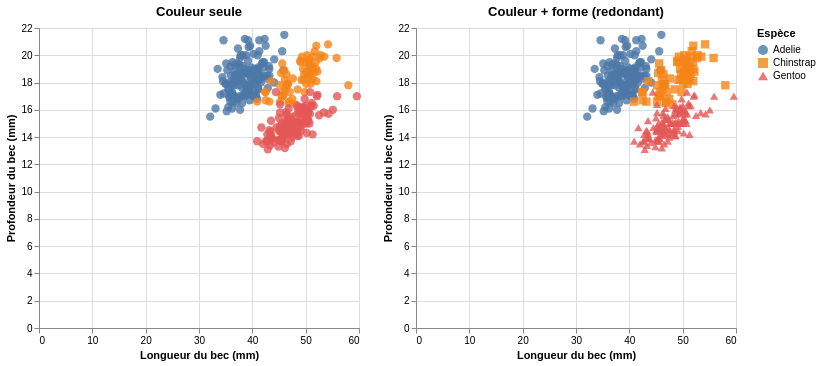

The code cell stored with this chart in its notebook:
### Markdown cell above
# 2. Accessibilité

## 2.1 Redondance d'encodage

Une règle fondamentale de l’accessibilité est qu’il ne faut jamais coder une information critique uniquement par la couleur. 

Dans le graphe que nous créons ci-dessous, sur le panneau gauche, l'espèce des pingouins n'est encodée que par la couleur, ce qui devient illisible en niveaux de gris ou pour un-e daltonien-ne. À droite, la **forme** du marqueur redouble l'information : le graphique reste lisible même si la couleur disparaît.

### Code cell
color_only = alt.Chart(penguins).mark_circle(size=70, opacity=0.8).encode(
    x=alt.X("bill_length_mm:Q", title="Longueur du bec (mm)"),
    y=alt.Y("bill_depth_mm:Q", title="Profondeur du bec (mm)"),
    color=alt.Color("species:N", title="Espèce"),
).properties(width=320, height=300, title="Couleur seule")

color_and_shape = alt.Chart(penguins).mark_point(size=70, opacity=0.8, filled=True).encode(
    x=alt.X("bill_length_mm:Q", title="Longueur du bec (mm)"),
    y=alt.Y("bill_depth_mm:Q", title="Profondeur du bec (mm)"),
    color=alt.Color("species:N", title="Espèce"),
    shape=alt.Shape("species:N", title="Espèce"),
).properties(width=320, height=300, title="Couleur + forme (redondant)")

color_only | color_and_shape

### Figure 1 — Vega-Lite specification as saved in the notebook (floating-point values rounded to 4 significant figures; data arrays with more than 128 entries replaced by an {"elided": "..."} marker saying what was removed)
{"config": {"view": {"continuousWidth": 300, "continuousHeight": 300}}, "hconcat": [{"mark": {"type": "circle", "opacity": 0.8, "size": 70}, "encoding": {"color": {"field": "species", "title": "Espèce", "type": "nominal"}, "x": {"field": "bill_length_mm", "title": "Longueur du bec (mm)", "type": "quantitative"}, "y": {"field": "bill_depth_mm", "title": "Profondeur du bec (mm)", "type": "quantitative"}}, "height": 300, "title": "Couleur seule", "width": 320}, {"mark": {"type": "point", "filled": true, "opacity": 0.8, "size": 70}, "encoding": {"color": {"field": "species", "title": "Espèce", "type": "nominal"}, "shape": {"field": "species", "title": "Espèce", "type": "nominal"}, "x": {"field": "bill_length_mm", "title": "Longueur du bec (mm)", "type": "quantitative"}, "y": {"field": "bill_depth_mm", "title": "Profondeur du bec (mm)", "type": "quantitative"}}, "height": 300, "title": "Couleur + forme (redondant)", "width": 320}], "data": {"name": "data-1ef37bda4ab45cf03068ee57f1040643"}, "$schema": "https://vega.github.io/schema/vega-lite/v6.4.1.json", "datasets": {"data-1ef37bda4ab45cf03068ee57f1040643": {"elided": "333 records"}}}
